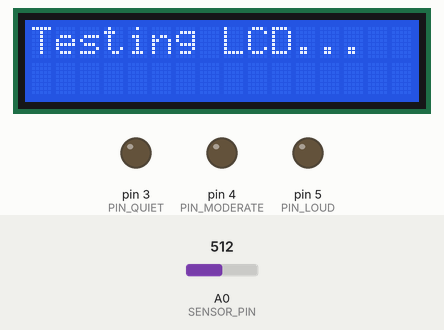
Recording of a sketch running on a simulated Arduino Uno, built with avr-gcc and run on an emulated ATmega328P. Parts: 16×2 character LCD, output pins drawn as LEDs (lit = HIGH). The inputs (shaded band) are chosen by the test bench; at power-on: A0 (SENSOR_PIN) = 512. What the sketch prints to the serial monitor is not drawn.

Above: at 0.1 s.
At 1.2 s:
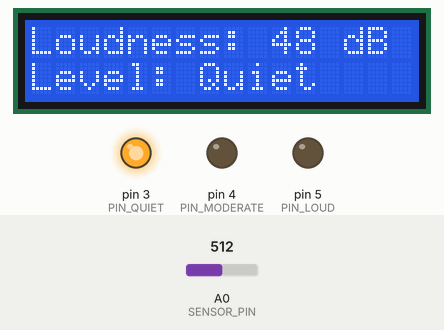
At 2.7 s:
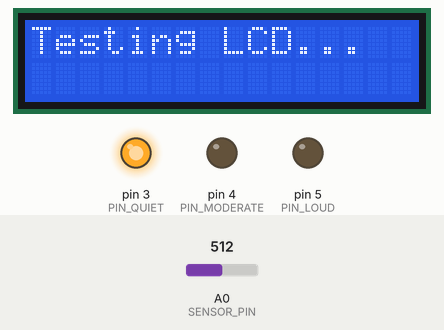
Timing chart, 0 to 4.2 s (numbered marks = the images above):
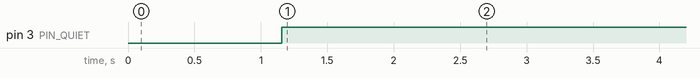

Measured:
- by itself, pin 3 (PIN_QUIET): LOW → HIGH at 1.2 s
- what the display in image 1 shows lasts 1.5 s, from 1.2 s to 2.7 s

The sketch:

code.ino
```cpp
#include <Wire.h>
#include <LiquidCrystal_I2C.h> // Library for LCD screen

// Create an instance of the LCD with the address 0x27 and 16x2 dimensions
LiquidCrystal_I2C lcd(0x27, 16, 2);

const int SENSOR_PIN = A0; // Pin for the sound sensor (Analog pin A0)
const int PIN_QUIET = 3;   // Pin for "Quiet" level output
const int PIN_MODERATE = 4; // Pin for "Moderate" level output
const int PIN_LOUD = 5;    // Pin for "Loud" level output

const int sampleWindow = 50; // Sample window size in milliseconds (50 ms = 20 Hz)
unsigned int sample;

void setup() {
  Serial.begin(9600); // Start serial communication for debugging

  lcd.init(); // Initialize the LCD screen
  lcd.backlight(); // Turn on the backlight

  pinMode(SENSOR_PIN, INPUT); // Set the sound sensor pin as an input
  pinMode(PIN_QUIET, OUTPUT);  // Set the pins for sound level indicators as output
  pinMode(PIN_MODERATE, OUTPUT);
  pinMode(PIN_LOUD, OUTPUT);

  // Set the sound level output pins to LOW initially
  digitalWrite(PIN_QUIET, LOW);
  digitalWrite(PIN_MODERATE, LOW);
  digitalWrite(PIN_LOUD, LOW);

  Serial.println("LCD Initialized"); // Print a message to the Serial Monitor
}

void loop() {
  lcd.clear(); // Clear the LCD screen
  lcd.setCursor(0, 0); // Set cursor to the first line
  lcd.print("Testing LCD...");

  delay(1000); // Pause for 1 second

  unsigned long startMillis = millis(); // Start timing for the sample window
  float peakToPeak = 0;  // Variable to store the peak-to-peak value
  unsigned int signalMax = 0; // Maximum signal value during the window
  unsigned int signalMin = 1024; // Minimum signal value during the window

  // Collect data for the duration of the sample window (50 ms)
  while (millis() - startMillis < sampleWindow) {
    sample = analogRead(SENSOR_PIN); // Read the value from the sound sensor

    // Filter out invalid values
    if (sample < 1024) {
      if (sample > signalMax) {
        signalMax = sample; // Update the maximum value
      } else if (sample < signalMin) {
        signalMin = sample; // Update the minimum value
      }
    }
  }

  peakToPeak = signalMax - signalMin; // Calculate the peak-to-peak amplitude
  int db = map(peakToPeak, 20, 750, 49.5, 90); // Map the amplitude to decibels (dB)

  // Display the loudness in decibels on the LCD
  lcd.setCursor(0, 0);
  lcd.print("Loudness: ");
  lcd.print(db);
  lcd.print(" dB");

  // Set the output level based on the dB value
  if (db <= 60) {
    lcd.setCursor(0, 1);
    lcd.print("Level: Quiet");
    digitalWrite(PIN_QUIET, HIGH); // Activate Quiet level
    digitalWrite(PIN_MODERATE, LOW); // Deactivate Moderate level
    digitalWrite(PIN_LOUD, LOW);    // Deactivate Loud level
  } else if (db > 60 && db < 85) {
    lcd.setCursor(0, 1);
    lcd.print("Level: Moderate");
    digitalWrite(PIN_QUIET, LOW);   // Deactivate Quiet level
    digitalWrite(PIN_MODERATE, HIGH); // Activate Moderate level
    digitalWrite(PIN_LOUD, LOW);    // Deactivate Loud level
  } else if (db >= 85) {
    lcd.setCursor(0, 1);
    lcd.print("Level: High");
    digitalWrite(PIN_QUIET, LOW);   // Deactivate Quiet level
    digitalWrite(PIN_MODERATE, LOW); // Deactivate Moderate level
    digitalWrite(PIN_LOUD, HIGH);   // Activate Loud level
  }

  delay(1500); // Wait for 1.5 seconds before the next reading
}
```
